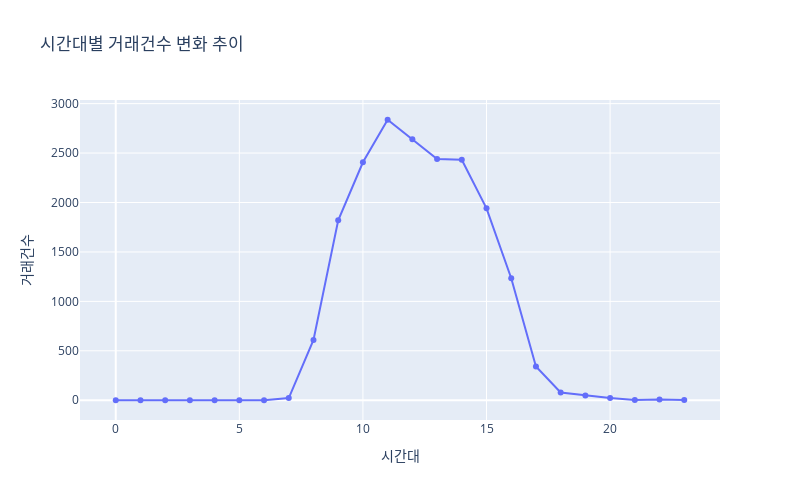

Write notebook code for a chart like this one.
### Code cell
# 판매량 기준 시계열 데이터 시각화
fig = px.line(transaction_hour_df, x=transaction_hour_df.index, y='Transaction', title='시간대별 거래건수 변화 추이',
        hover_name='Transaction', markers=True)

# x축과 y축 레이블 변경
fig.update_layout(
    xaxis_title="시간대",  
    yaxis_title="거래건수",
    width=800,
    height=500
)

### Figure 1 — Plotly figure (JSON) as saved in the notebook; plotly's stock layout.template omitted (floating-point values rounded to 4 significant figures)
{"data": [{"hovertemplate": "<b>%{hovertext}</b><br><br>index=%{x}<br>Transaction=%{y}<extra></extra>", "hovertext": [0, 1, 0, 0, 0, 0, 0, 22, 610, 1820, 2407, 2837, 2639, 2440, 2433, 1941, 1234, 341, 79, 48, 22, 2, 8, 3], "legendgroup": "", "line": {"color": "#636efa", "dash": "solid"}, "marker": {"symbol": "circle"}, "mode": "lines+markers", "name": "", "orientation": "v", "showlegend": false, "type": "scatter", "x": [0, 1, 2, 3, 4, 5, 6, 7, 8, 9, 10, 11, 12, 13, 14, 15, 16, 17, 18, 19, 20, 21, 22, 23], "xaxis": "x", "y": [0, 1, 0, 0, 0, 0, 0, 22, 610, 1820, 2407, 2837, 2639, 2440, 2433, 1941, 1234, 341, 79, 48, 22, 2, 8, 3], "yaxis": "y"}], "layout": {"height": 500, "legend": {"tracegroupgap": 0}, "title": {"text": "시간대별 거래건수 변화 추이"}, "width": 800, "xaxis": {"anchor": "y", "domain": [0, 1], "title": {"text": "시간대"}}, "yaxis": {"anchor": "x", "domain": [0, 1], "title": {"text": "거래건수"}}}}
